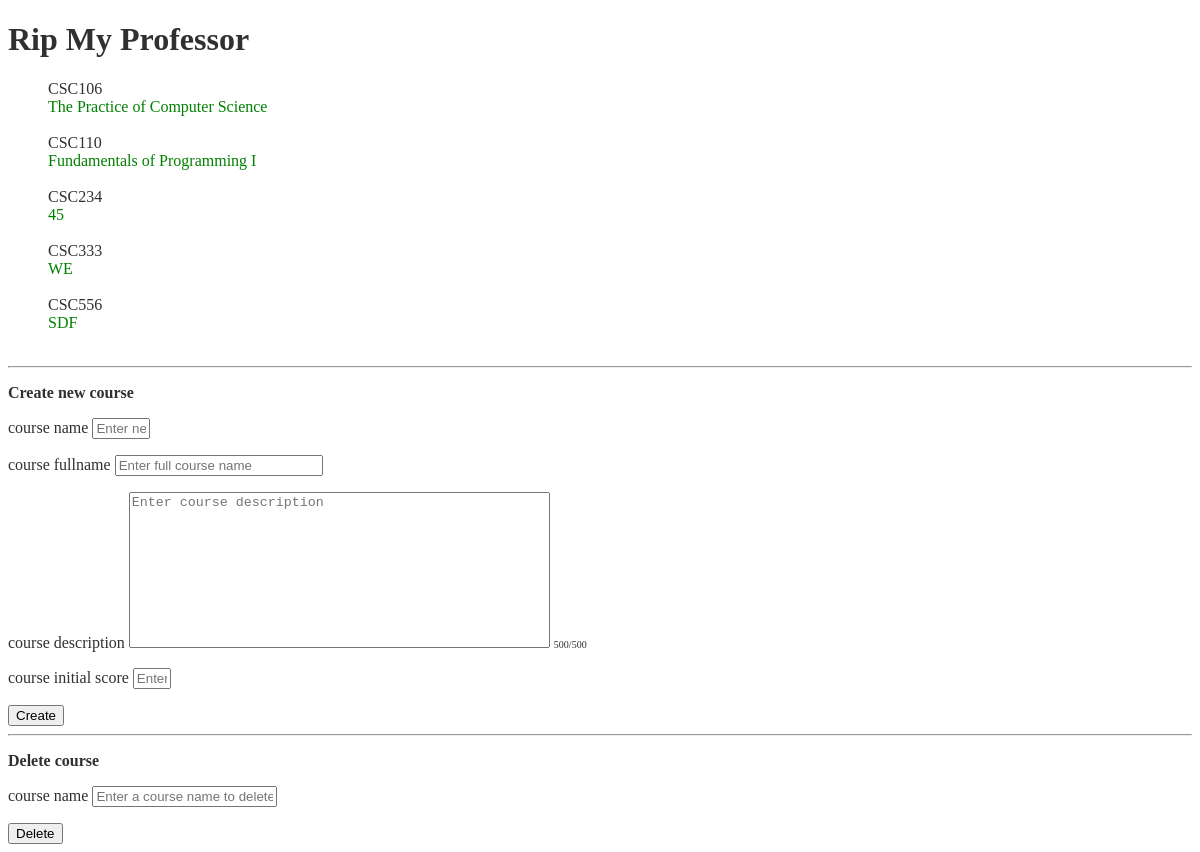
Page /courses/ on the earlier database version.
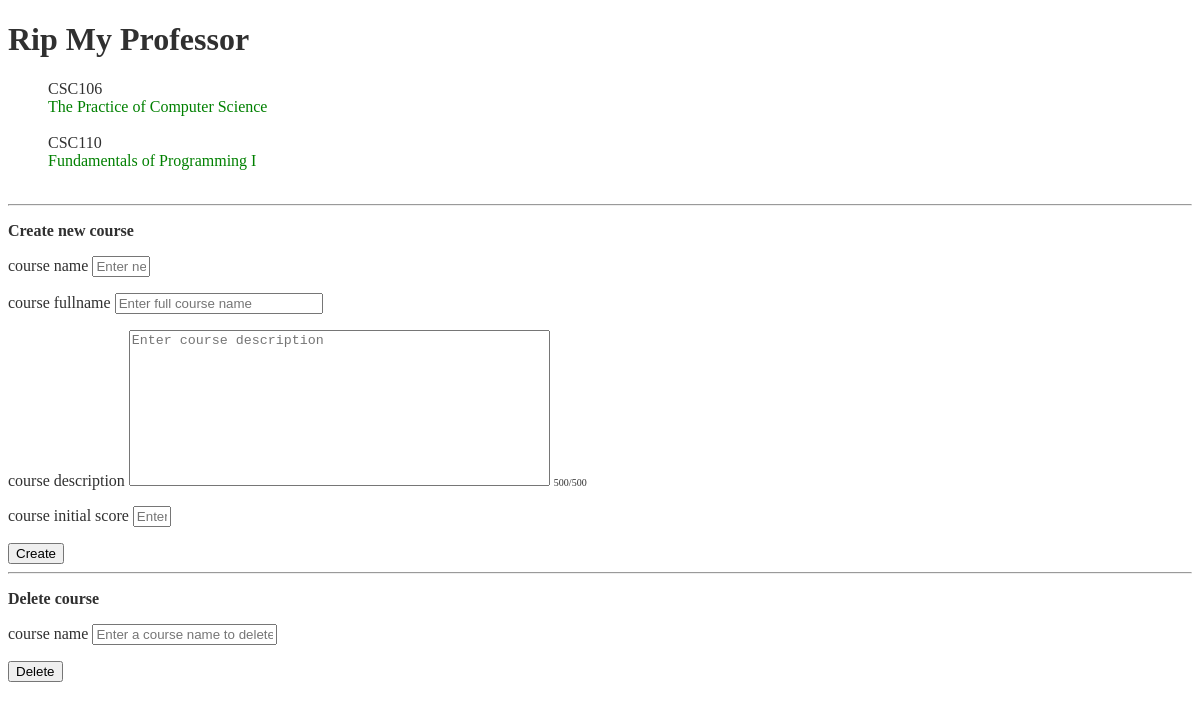
Same page on the later database version.
### rip/models.py (models this page shows, shortened)
class courses(models.Model):
	name = models.CharField(max_length=8, blank=False)
	fullname = models.TextField(max_length=30)
	description = models.TextField(max_length=500,)
	score = models.FloatField(null=True, blank=True, default=5.0)

### rip/views.py (the view)
def index(request):
	if request.method == 'POST':
		if request.POST.get("action") == "add":
			course_name = request.POST.get("course_name")
			if not re.match('^[A-Z]{3,4}[0-9]{3}$', course_name):
				return render(request, 'rip/index.html', {'courses_list': get_all_courses(),})
			course_fullname = request.POST.get("course_fullname", "")
			course_description = request.POST.get("course_description", "")
			try:
				course_score_init = float(request.POST.get("course_score_initial", "5.0"))
			except Exception:
				course_score_init = 5
			if courses.objects.filter(name=course_name).count() != 0:
				courses.objects.filter(name=course_name).update(fullname=course_fullname, description=course_description, score=course_score_init)
			else:
				courses.objects.create(name=course_name, fullname=course_fullname, description=course_description, score=course_score_init)
		elif request.POST.get("action") == "delete":
			course_name = request.POST.get("course_name")
			courses.objects.filter(name=course_name).delete()
		update_cache()
		return redirect("http://127.0.0.1:8000/courses/")
	else:
		return render(request, 'rip/index.html', {'courses_list': get_all_courses(),})

### rip/services.py (called while the page is built)
def get_all_courses():
	if 'all_courses' in cache:
		return cache.get('all_courses')
	else:
		all_courses = list(courses.objects.order_by('name'))
		cache.set('all_courses', all_courses, 0)
		return all_courses

### rip/templates/rip/index.html (shortened to what this page needs)
<!DOCTYPE html>
<html>
<head>
{% load static %}
<link href="{% static 'css/index.css' %}" rel="stylesheet" type="text/css">
</head>
<body>
<h1 class="page_title">Rip My Professor</h1>
<div class="body_div">
	<div class="course_list_div">
		{% if courses_list %}
	    <ul>
	    	{% for course in courses_list %}
	    		<span>{{course.name}}</span>
	       		<li><a href="/courses/{{ course.name }}/">{{ course.fullname }}</a></li>
	        	<br>
	    	{% endfor %}
	    </ul>
		{% else %}
	    	<p>No rip are available.</p>
		{% endif %}
	</div>
	<hr>
	<div class="add_course_div">
		<p><b>Create new course</b></p>
		<form action="http://127.0.0.1:8000/courses/" method='post'>
		<label>course name</label>
		<input type="text" name="course_name" placeholder="Enter new course" class="input_course_name" required>
		<label>course fullname</label>
		<input type="text" name="course_fullname" placeholder="Enter full course name" class="input_course_fullname">
		<div>
			<div>
				<label>course description</label>
				<textarea type="text" name="course_description" placeholder="Enter course description" class="course_desc" rows="10" cols="50" maxlength="500" onkeyup="checkWord(this);"></textarea>
				<span id="wordCheck" class="wordCheck">500</span><span class="wordCheck">/500</span>
			</div>
		</div>
		<label>course initial score</label>
		<input type="text" name="course_score_initial" placeholder="Enter initial score" class="input_score">
		<button type="submit" name="action" value="add">Create</button>
		</form>
	</div>
	<hr>
	<div class="delete_course_div">
		<p><b>Delete course</b></p>
		<form action="http://127.0.0.1:8000/courses/" method='post'>
		<label>course name</label>
		<input type="text" name="course_name" placeholder="Enter a course name to delete" required>
		<button type="submit" name="action" value="delete">Delete</button>
		</form>
	</div>
</div>
</body>
</html>

### rip/static/css/index.css (style rules this page uses)
input.input_score { width:30px; }
input.input_course_name { width:50px; }
input.input_course_fullname { width:200px; }
textarea.course_desc { resize: none; }
span.wordCheck { font-size:10px; }
li { list-style-type: none; }
a { color: green; text-decoration: none; }
body { color:#303030; }

Differences in the rows shown:
removed courses: name "CSC234", fullname "45"
removed courses: name "CSC333", fullname "WE"
removed courses: name "CSC556", fullname "SDF"
